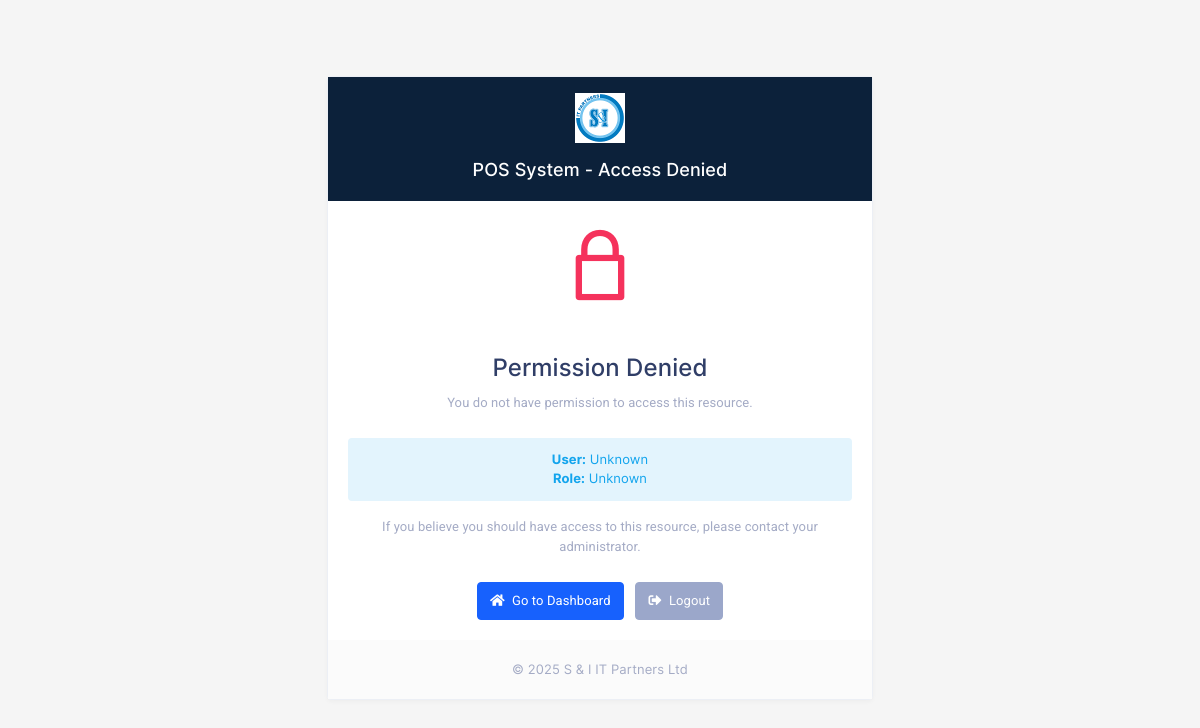
Before: /access_denied.php with the older database file.
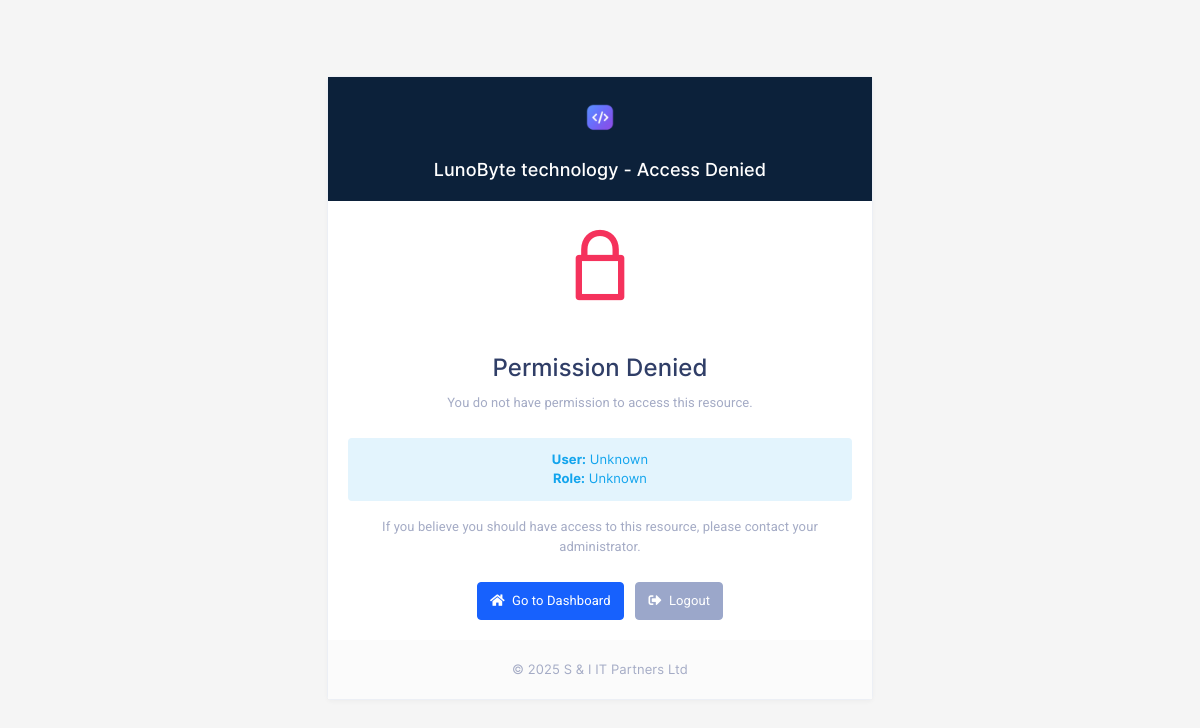
After: the same page with the newer database file.
### tables this page shows
CREATE TABLE `system_settings` (
  `id` int NOT NULL,
  `setting_key` varchar(100) NOT NULL,
  `setting_value` text,
  `setting_type` enum('text','number','boolean','json') NOT NULL DEFAULT 'text',
  `description` varchar(255) DEFAULT NULL,
  `updated_by` varchar(32) DEFAULT NULL,
  `updated_at` timestamp NULL DEFAULT NULL ON UPDATE CURRENT_TIMESTAMP
);

### access_denied.php (the view, shortened to what this page needs)
<?php
require("config.php");
$username = isset($_SESSION['pos_admin']) ? $_SESSION['pos_admin'] : 'Unknown';
$role_name = isset($_SESSION['role_name']) ? $_SESSION['role_name'] : 'Unknown';
?>
<!DOCTYPE html>
<html lang="en">
<head>
    <link href="template/assets/css/bootstrap.min.css" rel="stylesheet" type="text/css" />
    <link href="template/assets/css/icons.min.css" rel="stylesheet" type="text/css" />
    <link href="template/assets/css/app.min.css" rel="stylesheet" type="text/css" />
</head>
<body class="account-body accountbg">
    <div class="container">
        <div class="row vh-100 d-flex justify-content-center">
            <div class="col-12 align-self-center">
                <div class="row">
                    <div class="col-lg-6 mx-auto">
                        <div class="card">
                            <div class="card-body p-0 auth-header-box">
                                <div class="text-center p-3">
                                    <?php
                                    $logo_sql = "SELECT setting_value FROM system_settings WHERE setting_key = 'company_logo'";
                                    $logo_query = $dbh->prepare($logo_sql);
                                    $logo_query->execute();
                                    $company_logo = $logo_query->fetchColumn();
                                    $name_sql = "SELECT setting_value FROM system_settings WHERE setting_key = 'store_name'";
                                    $name_query = $dbh->prepare($name_sql);
                                    $name_query->execute();
                                    $company_name = $name_query->fetchColumn() ?: 'POS System';
                                    ?>
                                    <a href="javascript: void(0);" class="logo logo-admin">
                                        <?php if ($company_logo && file_exists($company_logo)): ?>
                                            <img src="<?php echo htmlspecialchars($company_logo); ?>" height="50" alt="Company Logo" class="auth-logo">
                                        <?php else: ?>
                                            <img src="template/assets/images/logo-sm.png" height="50" alt="Logo" class="auth-logo">
                                        <?php endif; ?>
                                    </a>
                                    <h4 class="mt-3 mb-1 font-weight-semibold text-white font-18"><?php echo htmlspecialchars($company_name); ?> - Access Denied</h4>
                                </div>
                            </div>
                            <div class="card-body">
                                <div class="text-center">
                                    <i class="dripicons-lock text-danger" style="font-size: 72px;"></i>
                                    <h3 class="mt-4 font-weight-semibold">Permission Denied</h3>
                                    <p class="text-muted mb-4">You do not have permission to access this resource.</p>
                                    <div class="alert alert-info" role="alert">
                                        <strong>User:</strong> <?php echo htmlspecialchars($username); ?><br>
                                        <strong>Role:</strong> <?php echo htmlspecialchars($role_name); ?>
                                    </div>
                                    <p class="text-muted">If you believe you should have access to this resource, please contact your administrator.</p>
                                    <div class="mt-4">
                                        <a href="dashboard.php" class="btn btn-primary mr-2"><i class="fas fa-home mr-1"></i> Go to Dashboard</a>
                                        <a href="logout.php" class="btn btn-secondary"><i class="fas fa-sign-out-alt mr-1"></i> Logout</a>
                                    </div>
                                </div>
                            </div>
                            <div class="card-body bg-light-alt text-center">
                                <span class="text-muted d-none d-sm-inline-block"><?php include('template/copyright.php'); ?></span>
                            </div>
                        </div>
                    </div>
                </div>
            </div>
        </div>
    </div>
</body>
</html>

Changed rows visible on the page:
added system_settings: setting_value (picture)
added system_settings: setting_value "LunoByte technology"
Other visible differences:
$company_name: "POS System" → (not shown)
